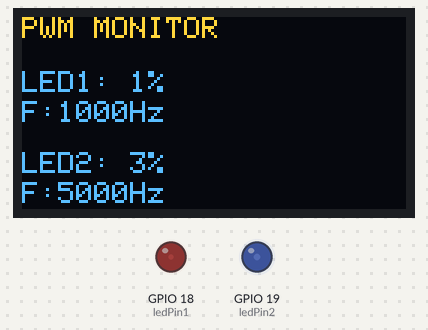
Recording of a program running on a simulated ESP32. Shown: 128×64 one-colour display, output pins drawn as LEDs (lit = HIGH). The OLED is the two-colour kind (top 16 rows yellow); what the program prints to the serial monitor is not drawn.

Above: at 0.21 s.
At 10.03 s:
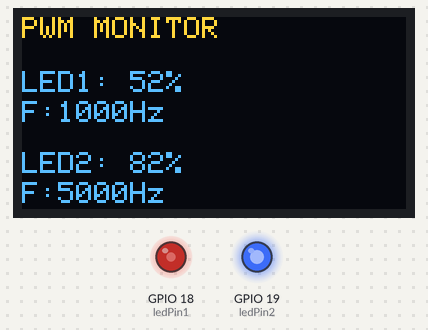
At 19.86 s:
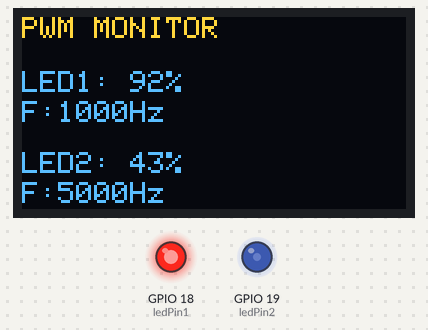
At 39.81 s:
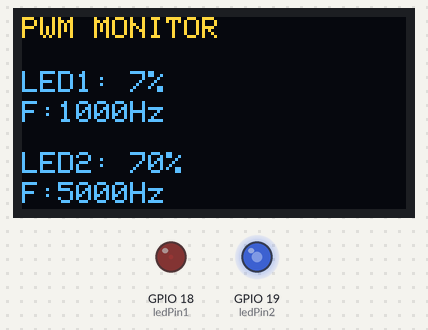
Timing chart, 0 to 40.0 s (numbered marks = the images above):
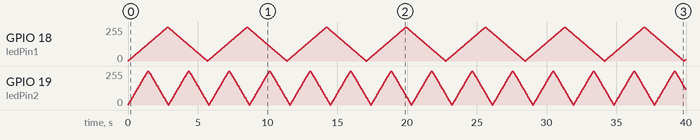

The program:

main.cpp
```cpp
#include <Arduino.h>
#include <Wire.h>
#include <Adafruit_GFX.h>
#include <Adafruit_SSD1306.h>

#define SCREEN_WIDTH 128
#define SCREEN_HEIGHT 64
#define OLED_RESET    -1
Adafruit_SSD1306 display(SCREEN_WIDTH, SCREEN_HEIGHT, &Wire, OLED_RESET);

const int ledPin1 = 18;
const int ledPin2 = 19;

const int freq1 = 1000;
const int freq2 = 5000;
const int ledChannel1 = 0;
const int ledChannel2 = 1;
const int resolution = 8;

int dutyCycle1 = 0;
int dutyCycle2 = 0;
bool increasing1 = true;
bool increasing2 = true;

void setup() {
  Serial.begin(115200);

  if(!display.begin(SSD1306_SWITCHCAPVCC, 0x3C)) {
    Serial.println(F("SSD1306 allocation failed"));
    for(;;);
  }

  display.clearDisplay();
  display.setTextSize(1);
  display.setTextColor(SSD1306_WHITE);

  ledcSetup(ledChannel1, freq1, resolution);
  ledcSetup(ledChannel2, freq2, resolution);

  ledcAttachPin(ledPin1, ledChannel1);
  ledcAttachPin(ledPin2, ledChannel2);
}

void loop() {
  if (increasing1) {
    dutyCycle1 += 5;
    if (dutyCycle1 >= 255) increasing1 = false;
  } else {
    dutyCycle1 -= 5;
    if (dutyCycle1 <= 0) increasing1 = true;
  }

  if (increasing2) {
    dutyCycle2 += 10;
    if (dutyCycle2 >= 255) increasing2 = false;
  } else {
    dutyCycle2 -= 10;
    if (dutyCycle2 <= 0) increasing2 = true;
  }

  ledcWrite(ledChannel1, dutyCycle1);
  ledcWrite(ledChannel2, dutyCycle2);

  int percent1 = (dutyCycle1 * 100) / 255;
  int percent2 = (dutyCycle2 * 100) / 255;

  display.clearDisplay();

  display.setTextSize(1);
  display.setCursor(0, 0);
  display.println(F("PWM MONITOR"));

  display.setCursor(0, 18);
  display.print(F("LED1: "));
  display.print(percent1);
  display.println(F("%"));

  display.setCursor(0, 28);
  display.print(F("F:"));
  display.print(freq1);
  display.println(F("Hz"));

  display.setCursor(0, 45);
  display.print(F("LED2: "));
  display.print(percent2);
  display.println(F("%"));

  display.setCursor(0, 55);
  display.print(F("F:"));
  display.print(freq2);
  display.println(F("Hz"));

  display.display();

  Serial.printf("LED1 Duty: %d%% | LED2 Duty: %d%%\n", percent1, percent2);

  delay(30);
}
```
